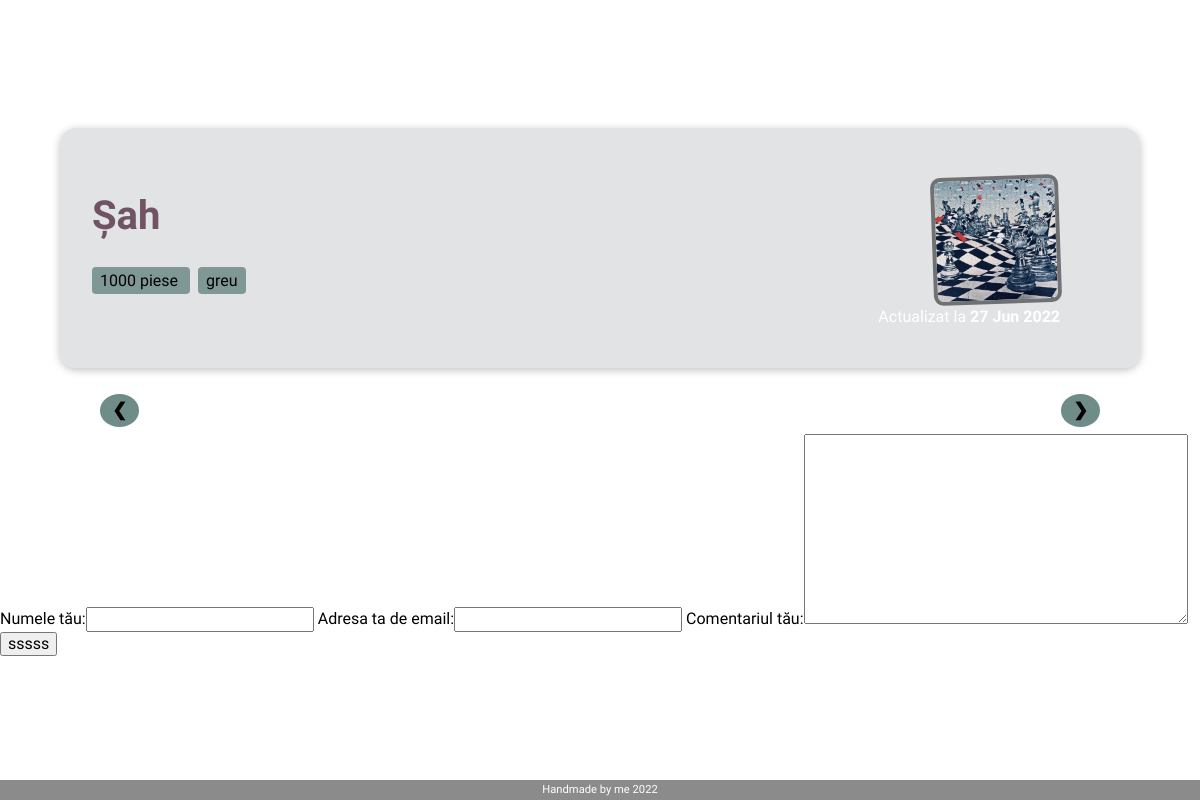
Screenshot of /projects/sah with the database file from the repository.
### portofolio/models.py (models this page shows, shortened)
class Project(models.Model):
    title = models.CharField(max_length=100, verbose_name="Titlu")
    slug = models.SlugField(max_length=200, unique=True)
    date = models.DateField(auto_now=True, verbose_name="Data")
    excerpt = models.CharField(max_length=200)
    content = models.TextField(verbose_name="Conținut")
    category = models.ForeignKey(Category, on_delete=models.SET_NULL, null=True, verbose_name="Categorie")
    tags = models.ManyToManyField(Tag)
    @property
    def main_image(self):
        if len(self.image_set.all()):
            return self.image_set.filter(is_main=True)[0].image
        return ""
    class Meta:
        verbose_name = 'Proiect'
        verbose_name_plural = 'Proiecte'

class Tag(models.Model):
    caption = models.CharField(max_length=50, unique=True)

class Image(models.Model):
    name = models.CharField(max_length=50, blank=True, verbose_name="Nume")
    image = models.ImageField(upload_to='images/', verbose_name="Imagine")
    is_main = models.BooleanField(default=False, verbose_name="Principală")
    project = models.ForeignKey(Project, on_delete=models.SET_NULL, null=True, verbose_name="Proiect")
    class Meta:
        verbose_name = 'Imagine'
        verbose_name_plural = 'Imagini'

### portofolio/views.py (the view, shortened to what this page needs)
# urls.py: path("projects/<slug:slug>", views.ProjectDetailView.as_view(), name="project-detail-page"),
class ProjectDetailView(View):
    def get(self, request, slug):
        project = Project.objects.get(slug=slug)
        context = {
            "project": project,
            "tags": project.tags.all(),
            "add_comment_form": CommentForm(),
        }
        return render(request, "portofolio/project-details.html", context)

### portofolio/forms.py
class CommentForm(forms.ModelForm):
    class Meta:
        model = Comment
        exclude = ["project"]
        labels = {
            "user_name": "Numele tău",
            "user_email": "Adresa ta de email",
            "text": "Comentariul tău",
        }

### portofolio/templates/portofolio/project-details.html (shortened to what this page needs)
{%  extends "base.html" %}
{% load static %}
{% block css %}
    <link rel="stylesheet" href="{% static 'portofolio/css/project-details.css' %}"/>
{% endblock %}
{% block content %}
    <section id="summary">
        <h2>{{ project.title }}</h2>
        <div>
            {% for tag in tags %}
             <span class="tag"> {{ tag.caption }} </span>
            {% endfor %}
        </div>
        <article>
            <img style="transform: rotateZ(-2deg);" src= "{{ project.main_image.url }}" alt="{{ project.title }}" />
            <div> Actualizat la <time> {{ project.date|date:"d M Y" }} </time></div>
        </article>
    </section>
        <div class="slideshow-container">
            <a class="prev" onclick="plusSlides(-1)">&#10094;</a>
            <a class="next" onclick="plusSlides(1)">&#10095;</a>
          </div>
          <br>
    <div style="margin-bottom: 50px;">
        <form>
            {{ add_comment_form }}
            <button type="submit">sssss</button>
        </form>
    </div>
{% endblock %}

### static/css/base.css (style rules this page uses)
* { box-sizing: border-box; }
html { font-family: 'Akaya Kanadaka', cursive; }
body { background-color: white; }

### portofolio/static/portofolio/css/project-details.css (style rules this page uses)
#summary { margin: 8rem auto 3rem auto; padding: 2rem; width: 90%; max-width: 90rem; border-radius: 16px; background-color: #d2d6d9ab; position: relative; box-shadow: 0 2px 8px rgba(0, 0, 0, 0.25); height: 22rem; }
#summary h2 { color: #705364; font-size: 4rem; }
#summary article { position: absolute; top: 2rem; right: 3rem; padding: 1rem 2rem; border-radius: 12px; text-align: right; color: white; }
#summary article img { border-radius: 10px; width: 12rem; border: 4px solid rgba(0, 0, 0, 0.5); margin: auto; }
#summary time { font-weight: bold; }
.tag { background-color: #6f8c88da; border-radius: 4px; padding: 4px 8px; margin-right: 8px; }
@media (max-width: 1280px) { #summary { height: 15rem; } }
@media (max-width: 1280px) { #summary h2 { font-size: 2.5rem; } }
@media (max-width: 1280px) { #summary article img { width: 8rem; } }
.slideshow-container { max-width: 1000px; position: relative; margin: auto; }
.prev, .next { cursor: pointer; position: absolute; top: 50%; width: auto; margin-top: -22px; padding: 4px 10px ; color: black; border: 2px solid #6f8c88; background-color: #6f8c88; border-radius: 50%; font-weight: bold; font-size: 18px; transition: 0.6s ease; user-select: none; }
.next { right: 0; }

### rows the page displays
Project: title "Șah", main_image (picture), date "27 Jun 2022"
Tag: caption "1000 piese"
Tag: caption "greu"
